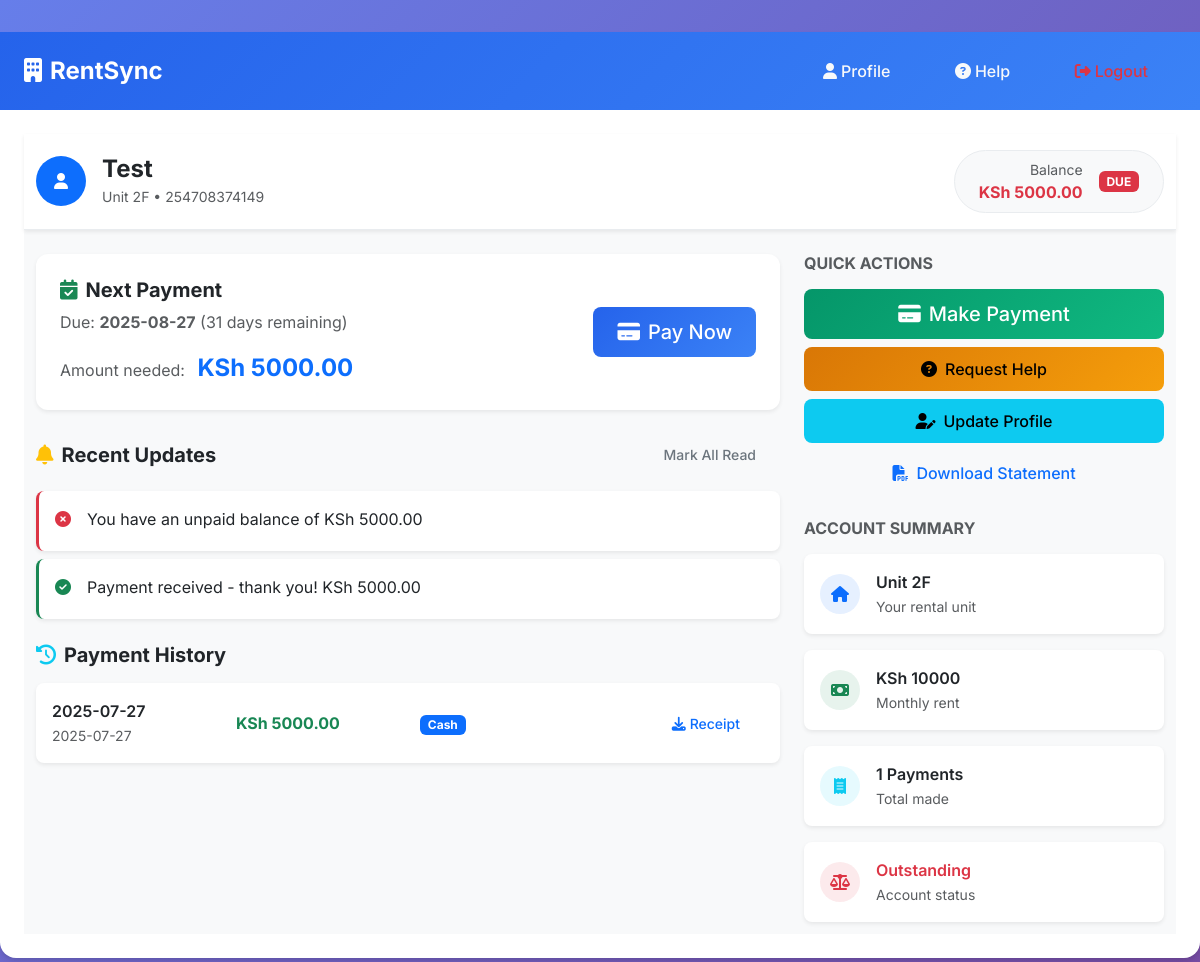
/tenant/dashboard (signed in), run on the app's committed database.
### tables this page shows
CREATE TABLE tenants (
        id INTEGER PRIMARY KEY AUTOINCREMENT,
        name TEXT NOT NULL,
        house_number TEXT NOT NULL,
        phone TEXT NOT NULL,
        email TEXT,
        monthly_rent REAL NOT NULL,
        created_at TIMESTAMP DEFAULT CURRENT_TIMESTAMP
    , profile_picture TEXT);

CREATE TABLE payments (
        id INTEGER PRIMARY KEY AUTOINCREMENT,
        tenant_id INTEGER NOT NULL,
        amount REAL NOT NULL,
        payment_date DATE NOT NULL,
        payment_mode TEXT DEFAULT 'Cash',
        status TEXT DEFAULT 'Paid',
        created_at TIMESTAMP DEFAULT CURRENT_TIMESTAMP, mpesa_code TEXT, receipt_file TEXT,
        FOREIGN KEY (tenant_id) REFERENCES tenants (id)
    );

### app.py (the view, shortened to what this page needs)
@app.route('/tenant/dashboard')
def tenant_dashboard():
    if 'tenant_id' not in session:
        return redirect(url_for('unified_login'))
    tenant_id = session['tenant_id']
    conn = get_db()
    tenant = conn.execute('SELECT * FROM tenants WHERE id = ?', (tenant_id,)).fetchone()
    if not tenant:
        session.pop('tenant_id', None)
        flash('Tenant not found')
        return redirect(url_for('tenant_login'))
    payments = conn.execute(
        'SELECT * FROM payments WHERE tenant_id = ? ORDER BY payment_date DESC',
        (tenant_id,)
    ).fetchall()
    balance = calculate_balance(tenant_id)
    next_rent_info = get_next_rent_info(tenant_id)
    utility_bills = conn.execute(
        'SELECT * FROM utility_bills WHERE tenant_id = ? ORDER BY due_date ASC',
        (tenant_id,)
    ).fetchall()
    auto_notifications = generate_notifications(tenant_id)
    saved_notifications = conn.execute(
        'SELECT * FROM notifications WHERE tenant_id = ? AND is_read = FALSE AND deleted_at IS NULL ORDER BY created_at DESC',
        (tenant_id,)
    ).fetchall()
    web_notifications = []
    for notif in auto_notifications:
        notif['is_saved'] = False
    all_notifications = auto_notifications + web_notifications
    conn.close()
    return render_template('tenant_dashboard.html', tenant=tenant, payments=payments, balance=balance, notifications=all_notifications, utility_bills=utility_bills, next_rent_info=next_rent_info)

### templates/tenant_dashboard.html (shortened to what this page needs)
{% extends "base.html" %}
{% block navbar %}
<div class="ms-auto">
    <a href="/tenant/profile" class="btn btn-outline-light me-2">
        <i class="fas fa-user me-1"></i>Profile
    </a>
    <a href="/tenant/help" class="btn btn-outline-light me-2">
        <i class="fas fa-question-circle me-1"></i>Help
    </a>
    <a href="/logout" class="btn btn-outline-danger">
        <i class="fas fa-sign-out-alt me-1"></i>Logout
    </a>
</div>
{% endblock %}
{% block content %}
<div class="dashboard-container">
    <div class="top-bar bg-white shadow-sm py-3 mb-4">
        <div class="container-fluid">
            <div class="row align-items-center">
                <div class="col-md-6">
                    <div class="d-flex align-items-center">
                        {% if tenant.profile_picture %}
                            <img src="/static/profile_pictures/{{ tenant.profile_picture }}"
                                 class="rounded-circle me-3"
                                 style="width: 50px; height: 50px; object-fit: cover;"
                                 alt="Profile">
                        {% else %}
                            <div class="rounded-circle bg-primary d-flex align-items-center justify-content-center me-3"
                                 style="width: 50px; height: 50px;">
                                <i class="fas fa-user text-white"></i>
                            </div>
                        {% endif %}
                        <div>
                            <h4 class="mb-0 fw-bold">{{ tenant.name }}</h4>
                            <small class="text-muted">Unit {{ tenant.house_number }} • {{ tenant.phone }}</small>
                        </div>
                    </div>
                </div>
                <div class="col-md-6 text-md-end">
                    <div class="balance-display d-inline-flex align-items-center bg-light rounded-pill px-4 py-2">
                        <div class="me-3">
                            <small class="text-muted d-block">Balance</small>
                            <span class="fw-bold {% if balance > 0 %}text-danger{% elif balance < 0 %}text-success{% else %}text-secondary{% endif %}">
                                KSh {{ "%.2f"|format(balance if balance >= 0 else -balance) }}
                            </span>
                        </div>
                        <span class="badge {% if balance > 0 %}bg-danger{% elif balance < 0 %}bg-success{% else %}bg-secondary{% endif %}">
                            {% if balance > 0 %}DUE{% elif balance < 0 %}CREDIT{% else %}PAID{% endif %}
                        </span>
                    </div>
                </div>
            </div>
        </div>
    </div>
    <div class="container-fluid">
        <div class="row g-4">
            <div class="col-lg-8">
                <div class="status-card mb-4">
                    <div class="card border-0 shadow-sm">
                        <div class="card-body p-4">
                            <div class="row align-items-center">
                                <div class="col-md-8">
                                    {% if next_rent_info %}
                                    <h5 class="fw-bold mb-2">
                                        {% if next_rent_info.is_overdue %}
                                            <i class="fas fa-exclamation-triangle text-danger me-2"></i>Payment Overdue
                                        {% elif next_rent_info.days_until_due <= 3 %}
                                            <i class="fas fa-clock text-warning me-2"></i>Payment Due Soon
                                        {% else %}
                                            <i class="fas fa-calendar-check text-success me-2"></i>Next Payment
                                        {% endif %}
                                    </h5>
                                    <p class="text-muted mb-3">
                                        Due: <strong>{{ next_rent_info.next_due_date }}</strong>
                                        {% if next_rent_info.is_overdue %}
                                            ({{ next_rent_info.days_until_due|abs }} days overdue)
                                        {% elif next_rent_info.days_until_due == 0 %}
                                            (Today!)
                                        {% else %}
                                            ({{ next_rent_info.days_until_due }} days remaining)
                                        {% endif %}
                                    </p>
                                    <div class="amount-display">
                                        <span class="text-muted">Amount needed:</span>
                                        <span class="fs-4 fw-bold text-primary ms-2">KSh {{ "%.2f"|format(next_rent_info.amount_needed) }}</span>
                                    </div>
                                    {% endif %}
                                </div>
                                <div class="col-md-4 text-md-end">
                                    <a href="/tenant/pay" class="btn btn-primary btn-lg px-4">
                                        <i class="fas fa-credit-card me-2"></i>Pay Now
                                    </a>
                                </div>
                            </div>
                        </div>
                    </div>
                </div>
                {% if notifications %}
                <div class="notifications-section mb-4">
                    <div class="d-flex justify-content-between align-items-center mb-3">
                        <h5 class="fw-bold mb-0">
                            <i class="fas fa-bell text-warning me-2"></i>Recent Updates
                        </h5>
                        <button class="btn btn-sm btn-outline-secondary" onclick="markAllRead()">
                            Mark All Read
                        </button>
                    </div>
                    <div class="notifications-list">
                        {% for notification in notifications[:3] %}
                        <div class="notification-item bg-white rounded-3 p-3 mb-2 shadow-sm border-start border-3
                                   {% if notification.type == 'success' %}border-success{% elif notification.type == 'warning' %}border-warning{% elif notification.type == 'danger' %}border-danger{% else %}border-info{% endif %}">
                            <div class="d-flex">
                                <i class="fas {% if notification.type == 'success' %}fa-check-circle text-success{% elif notification.type == 'warning' %}fa-exclamation-triangle text-warning{% elif notification.type == 'danger' %}fa-times-circle text-danger{% else %}fa-info-circle text-info{% endif %} me-3 mt-1"></i>
                                <div class="flex-grow-1">
                                    <p class="mb-1">{{ notification.message }}</p>
                                </div>
                            </div>
                        </div>
                        {% endfor %}
                    </div>
                </div>
                {% endif %}
                <div class="payment-history">
                    <h5 class="fw-bold mb-3">
                        <i class="fas fa-history text-info me-2"></i>Payment History
                    </h5>
                    {% if payments %}
                    <div class="payments-list">
                        {% for payment in payments[:5] %}
                        <div class="payment-item bg-white rounded-3 p-3 mb-2 shadow-sm">
                            <div class="row align-items-center">
                                <div class="col-md-3">
                                    <div class="payment-date fw-semibold">{{ payment.payment_date }}</div>
                                    <small class="text-muted">{{ payment.created_at[:10] if payment.created_at else '' }}</small>
                                </div>
                                <div class="col-md-3">
                                    <div class="payment-amount fw-bold text-success">KSh {{ "%.2f"|format(payment.amount) }}</div>
                                </div>
                                <div class="col-md-3">
                                    <span class="badge {% if payment.payment_mode == 'M-Pesa' %}bg-success{% elif payment.payment_mode == 'Cash' %}bg-primary{% else %}bg-info{% endif %}">
                                        {{ payment.payment_mode }}
                                    </span>
                                </div>
                                <div class="col-md-3 text-md-end">
                                    <a href="/tenant/receipt/{{ payment.id }}" class="btn btn-sm btn-outline-primary">
                                        <i class="fas fa-download me-1"></i>Receipt
                                    </a>
                                </div>
                            </div>
                        </div>
                        {% endfor %}
                    </div>
                    {% endif %}
                </div>
            </div>
            <div class="col-lg-4">
                <div class="quick-actions mb-4">
                    <h6 class="fw-bold mb-3 text-muted text-uppercase">Quick Actions</h6>
                    <div class="d-grid gap-2">
                        <a href="/tenant/pay" class="btn btn-success btn-lg">
                            <i class="fas fa-credit-card me-2"></i>Make Payment
                        </a>
                        <a href="/tenant/help" class="btn btn-warning">
                            <i class="fas fa-question-circle me-2"></i>Request Help
                        </a>
                        <a href="/tenant/profile" class="btn btn-info">
                            <i class="fas fa-user-edit me-2"></i>Update Profile
                        </a>
                        <a href="/tenant/statement" class="btn btn-outline-primary">
                            <i class="fas fa-file-pdf me-2"></i>Download Statement
                        </a>
                    </div>
                </div>
                <div class="account-summary">
                    <h6 class="fw-bold mb-3 text-muted text-uppercase">Account Summary</h6>
                    <div class="summary-cards">
                        <div class="summary-item bg-white rounded-3 p-3 mb-3 shadow-sm">
                            <div class="d-flex align-items-center">
                                <div class="icon-circle bg-primary bg-opacity-10 rounded-circle p-2 me-3">
                                    <i class="fas fa-home text-primary"></i>
                                </div>
                                <div>
                                    <div class="fw-semibold">Unit {{ tenant.house_number }}</div>
                                    <small class="text-muted">Your rental unit</small>
                                </div>
                            </div>
                        </div>
                        <div class="summary-item bg-white rounded-3 p-3 mb-3 shadow-sm">
                            <div class="d-flex align-items-center">
                                <div class="icon-circle bg-success bg-opacity-10 rounded-circle p-2 me-3">
                                    <i class="fas fa-money-bill text-success"></i>
                                </div>
                                <div>
                                    <div class="fw-semibold">KSh {{ "%.0f"|format(tenant.monthly_rent) }}</div>
                                    <small class="text-muted">Monthly rent</small>
                                </div>
                            </div>
                        </div>
                        <div class="summary-item bg-white rounded-3 p-3 mb-3 shadow-sm">
                            <div class="d-flex align-items-center">
                                <div class="icon-circle bg-info bg-opacity-10 rounded-circle p-2 me-3">
                                    <i class="fas fa-receipt text-info"></i>
                                </div>
                                <div>
                                    <div class="fw-semibold">{{ payments|length }} Payments</div>
                                    <small class="text-muted">Total made</small>
                                </div>
                            </div>
                        </div>
                        <div class="summary-item bg-white rounded-3 p-3 shadow-sm">
                            <div class="d-flex align-items-center">
                                <div class="icon-circle {% if balance > 0 %}bg-danger{% elif balance < 0 %}bg-success{% else %}bg-secondary{% endif %} bg-opacity-10 rounded-circle p-2 me-3">
                                    <i class="fas fa-balance-scale {% if balance > 0 %}text-danger{% elif balance < 0 %}text-success{% else %}text-secondary{% endif %}"></i>
                                </div>
                                <div>
                                    <div class="fw-semibold {% if balance > 0 %}text-danger{% elif balance < 0 %}text-success{% else %}text-secondary{% endif %}">
                                        {% if balance > 0 %}Outstanding{% elif balance < 0 %}Credit{% else %}Paid Up{% endif %}
                                    </div>
                                    <small class="text-muted">Account status</small>
                                </div>
                            </div>
                        </div>
                    </div>
                </div>
            </div>
        </div>
    </div>
</div>
{% endblock %}

### data on the page
tenants: name "Test", house_number "2F", phone "254708374149", monthly_rent "10000"
payments: payment_date "2025-07-27", created_at "2025-07-27", amount "5000.00", payment_mode "Cash"

### other printed values
{{ "%.2f"|format(balance if balance >= 0 else -balance) }} "5000.00"
{{ next_rent_info.next_due_date }} "2025-08-27"
{{ next_rent_info.days_until_due }} "31"
{{ "%.2f"|format(next_rent_info.amount_needed) }} "5000.00"
{{ notification.message }} "You have an unpaid balance of KSh 5000.00" "Payment received - thank you! KSh 5000.00"
{{ payments|length }} "1"
